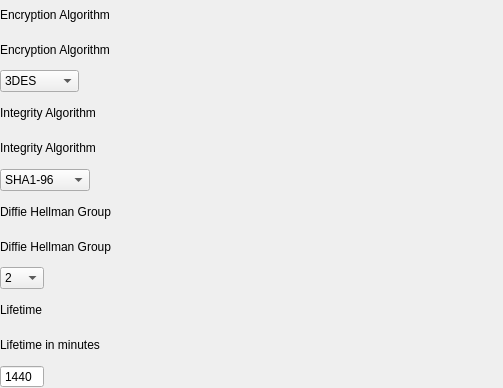
<?xml version="1.0" encoding="UTF-8"?>
<ui version="4.0">
 <class>SecurityAssociationParametersWidget</class>
 <widget class="QWidget" name="SecurityAssociationParametersWidget">
  <property name="geometry">
   <rect>
    <x>0</x>
    <y>0</y>
    <width>503</width>
    <height>388</height>
   </rect>
  </property>
  <property name="windowTitle">
   <string>Form</string>
  </property>
  <layout class="QGridLayout" name="gridLayout">
   <property name="leftMargin">
    <number>0</number>
   </property>
   <property name="topMargin">
    <number>0</number>
   </property>
   <property name="rightMargin">
    <number>0</number>
   </property>
   <property name="bottomMargin">
    <number>0</number>
   </property>
   <item row="0" column="0" colspan="4">
    <widget class="QLabel" name="label">
     <property name="text">
      <string>Encryption Algorithm</string>
     </property>
    </widget>
   </item>
   <item row="1" column="0" colspan="4">
    <widget class="QLabel" name="lTip_encryptionAlgorithm">
     <property name="text">
      <string>Encryption Algorithm</string>
     </property>
    </widget>
   </item>
   <item row="2" column="0" colspan="2">
    <widget class="QComboBox" name="comboEncryptionAlgorithm">
     <property name="currentIndex">
      <number>1</number>
     </property>
     <item>
      <property name="text">
       <string>DES</string>
      </property>
     </item>
     <item>
      <property name="text">
       <string>3DES</string>
      </property>
     </item>
     <item>
      <property name="text">
       <string>AES-128</string>
      </property>
     </item>
     <item>
      <property name="text">
       <string>AES-256</string>
      </property>
     </item>
    </widget>
   </item>
   <item row="2" column="2" colspan="2">
    <spacer name="horizontalSpacer">
     <property name="orientation">
      <enum>Qt::Horizontal</enum>
     </property>
     <property name="sizeHint" stdset="0">
      <size>
       <width>363</width>
       <height>20</height>
      </size>
     </property>
    </spacer>
   </item>
   <item row="3" column="0" colspan="4">
    <widget class="QLabel" name="label_3">
     <property name="text">
      <string>Integrity Algorithm</string>
     </property>
    </widget>
   </item>
   <item row="4" column="0" colspan="4">
    <widget class="QLabel" name="lTip_integrityAlgorithm">
     <property name="text">
      <string>Integrity Algorithm</string>
     </property>
    </widget>
   </item>
   <item row="5" column="0" colspan="3">
    <widget class="QComboBox" name="comboIntegrityAlgorithm">
     <item>
      <property name="text">
       <string>SHA1-96</string>
      </property>
     </item>
     <item>
      <property name="text">
       <string>SHA1-160</string>
      </property>
     </item>
     <item>
      <property name="text">
       <string>SHA2-256</string>
      </property>
     </item>
     <item>
      <property name="text">
       <string>SHA2-384</string>
      </property>
     </item>
     <item>
      <property name="text">
       <string>SHA2-512</string>
      </property>
     </item>
    </widget>
   </item>
   <item row="5" column="3">
    <spacer name="horizontalSpacer_2">
     <property name="orientation">
      <enum>Qt::Horizontal</enum>
     </property>
     <property name="sizeHint" stdset="0">
      <size>
       <width>348</width>
       <height>20</height>
      </size>
     </property>
    </spacer>
   </item>
   <item row="6" column="0" colspan="4">
    <widget class="QLabel" name="label_5">
     <property name="text">
      <string>Diffie Hellman Group</string>
     </property>
    </widget>
   </item>
   <item row="7" column="0" colspan="4">
    <widget class="QLabel" name="lTip_diffieHellmanGroup">
     <property name="text">
      <string>Diffie Hellman Group</string>
     </property>
    </widget>
   </item>
   <item row="8" column="0">
    <widget class="QComboBox" name="comboDiffieHellmanGroup">
     <property name="currentIndex">
      <number>2</number>
     </property>
     <item>
      <property name="text">
       <string>0</string>
      </property>
     </item>
     <item>
      <property name="text">
       <string>1</string>
      </property>
     </item>
     <item>
      <property name="text">
       <string>2</string>
      </property>
     </item>
     <item>
      <property name="text">
       <string>5</string>
      </property>
     </item>
     <item>
      <property name="text">
       <string>14</string>
      </property>
     </item>
     <item>
      <property name="text">
       <string>15</string>
      </property>
     </item>
     <item>
      <property name="text">
       <string>16</string>
      </property>
     </item>
     <item>
      <property name="text">
       <string>17</string>
      </property>
     </item>
     <item>
      <property name="text">
       <string>18</string>
      </property>
     </item>
    </widget>
   </item>
   <item row="8" column="1" colspan="2">
    <spacer name="horizontalSpacer_3">
     <property name="orientation">
      <enum>Qt::Horizontal</enum>
     </property>
     <property name="sizeHint" stdset="0">
      <size>
       <width>40</width>
       <height>20</height>
      </size>
     </property>
    </spacer>
   </item>
   <item row="9" column="0">
    <widget class="QLabel" name="label_7">
     <property name="text">
      <string>Lifetime</string>
     </property>
    </widget>
   </item>
   <item row="10" column="0" colspan="4">
    <widget class="QLabel" name="lTip_lifetime">
     <property name="text">
      <string>Lifetime in minutes</string>
     </property>
    </widget>
   </item>
   <item row="11" column="0">
    <widget class="QSpinBox" name="spinLifetime">
     <property name="buttonSymbols">
      <enum>QAbstractSpinBox::NoButtons</enum>
     </property>
     <property name="minimum">
      <number>10</number>
     </property>
     <property name="maximum">
      <number>1440</number>
     </property>
     <property name="value">
      <number>1440</number>
     </property>
    </widget>
   </item>
  </layout>
 </widget>
 <resources/>
 <connections/>
</ui>
